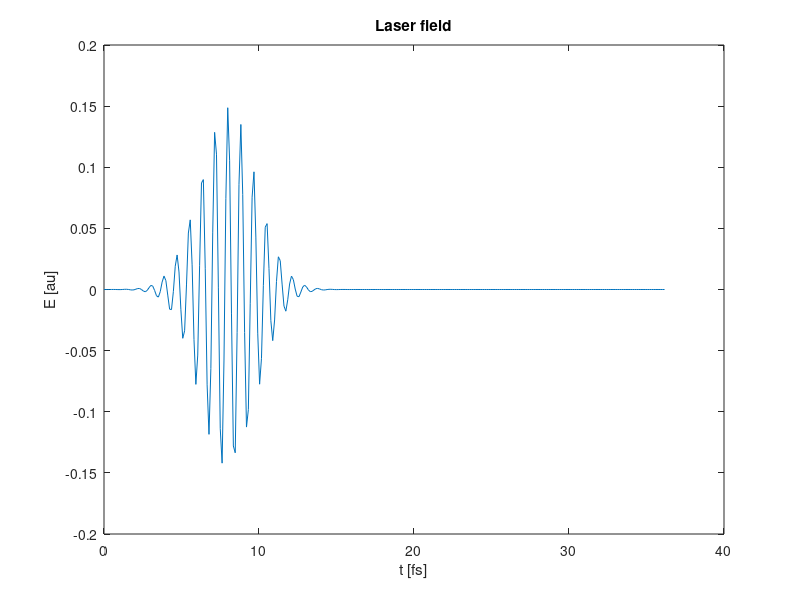

Source code (MATLAB): (Note: this script raises an error after producing the figure.)
%
% Create a laser field and a transition dipole moment
% in order to setup up the propagation.
%

% conversion factors
a0 = 0.529;
ev = 27.21;
t2au = 41.34;

% create time axis
Nt = 300;
dt = 5;
t = (0:Nt-1)*dt;

% create laser field - actinic pulse
w = 5./ev;
t0 = 8 * t2au;
sigma = 3 * t2au/1.66;

% Gaussian pulse with cos carrier wave.
Et = 0.15 * cos(w * (t-t0)) .* exp(-(t-t0).^2/sigma^2/2);

plot(t/t2au, Et);
xlabel('t [fs]'); ylabel('E [au]');
title('Laser field');

% Write the laser field - it's treated as an operator
Emeta = struct('class', 'Laser', 'dt', dt);
qd_write_op('Et', Et, Emeta);

% Create a simple transition dipole moment 
[~, mumeta] = qd_read_op('pot_Vg'); % grab the meta data;
mu = ones(mumeta.dim.size,1);  % we use a constant trans. dipole for now
qd_write_op('mu', mu, mumeta);

% run 'qdng propa.qds'

